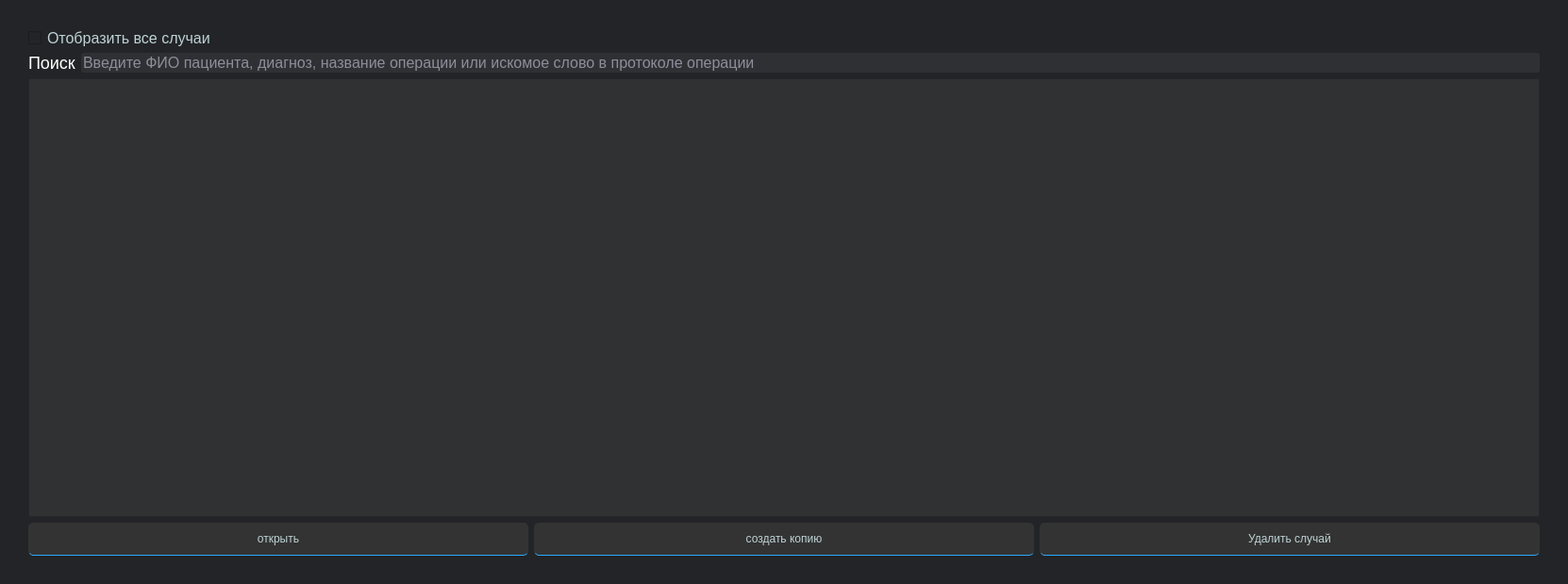
<?xml version="1.0" encoding="UTF-8"?>
<ui version="4.0">
 <class>SearchWindow</class>
 <widget class="QDialog" name="SearchWindow">
  <property name="geometry">
   <rect>
    <x>0</x>
    <y>0</y>
    <width>1662</width>
    <height>619</height>
   </rect>
  </property>
  <property name="windowTitle">
   <string>Dialog</string>
  </property>
  <property name="styleSheet">
   <string notr="true">QWidget {
	font-family: &quot;Noto Sans&quot;;
    background-color: rgb(35, 36, 39); /* Однотонный цвет фона */
    color: #d3d3d3; /* Светлый текст, но не белый */
}
QTabWidget {
    background-color: rgb(47, 48, 52);
    border: none; /* Убираем рамку */
    color: white; /* Белый текст для названий полей */
    padding: 10px;
}
QTableView {
    background-color: #2f3133; /* Цвет фона таблицы */
    color: #d3d3d3; /* Цвет текста */
    gridline-color: #444444; /* Цвет сетки */
}

/* Стиль для ячеек таблицы */
QTableView::item {
    background-color: #212224; /* Цвет фона ячеек */
    color: #d3d3d3; /* Цвет текста ячеек */
}

/* Стиль для выделенных ячеек */
QTableView::item:selected {
    background-color: #2baaff; /* Цвет фона выделенной ячейки */
    color: white; /* Цвет текста выделенной ячейки */
}

/* Стиль для заголовков таблицы */
QHeaderView {
    background-color: #333333; /* Цвет фона заголовков */
    color: white; /* Цвет текста заголовков */
    font-size: 18px; /* Размер шрифта заголовков */
    /*padding: 10px; /* Отступы для заголовков */
}

/* Стиль для заголовков столбцов */
QHeaderView::section {
    background-color: #333333; /* Цвет фона заголовков столбцов */
    color: white; /* Цвет текста заголовков столбцов */
   /* padding: 10px; /* Отступы для заголовков столбцов */
}

/* Стиль для заголовков строк */
QHeaderView::vertical {
    background-color: #333333; /* Цвет фона заголовков строк */
    color: white; /* Цвет текста заголовков строк */
}

/* Стиль для вкладок QTabWidget */
QTabBar::tab {
    background: rgb(35, 36, 39);
    color: #d3d3d3; /* Светлый текст */
    padding: 10px;
    border: none; /* Убираем рамку */
    font-size: 18px;
}

QTabBar::tab:selected { 
    color: white; /* Белый текст при выборе вкладки */ 
    border-bottom: 1px solid #2baaff;
} 

QTabBar::tab:hover {
    color: white; /* Белый текст при наведении */
}

QGroupBox {
    border: none; /* Без рамки */
    color: white; /* Белый текст для названий полей */
    padding: 10px;
}

/* Стиль для QLabel */
QLabel {
    color: white; /* Белый текст */
    background: none; /* Убираем градиент */
    font-size: 18px; /* Размер текста */
}

/* Общий стиль для всех полей ввода */
QComboBox, QLineEdit, QTextEdit, QDateTimeEdit, QDateEdit {
    background: rgb(47, 48, 52); /* Цвет заполнения без градиента */
    color: rgb(234, 235, 255); /* Светлый текст */
    border: none; /* Без рамок */
    border-radius: 3px; /* Скругленные углы */
    font-size: 16px; /* Размер текста */
}

/* Стиль для QCheckBox */
QCheckBox {
    color: rgb(190, 211, 214); /* Светлый текст */
    border: none; /* Без рамок */
    border-radius: 3px; /* Скругленные углы */
    font-size: 16px; /* Размер текста */
}

QCheckBox::indicator:checked {
	color: white; /* Белый текст */
    background: none; /* Убираем градиент */
    border: 2px solid #2baaff; /* Рамка для отмеченного индикатора */
}

/* Стиль для отключенных чекбоксов */
QCheckBox:disabled {
    color: #7f7f7f; /* Приглушенный цвет текста */
    opacity: 0.5; /* Уменьшенная непрозрачность для визуального эффекта */
}

/* Эффект фокуса для чекбоксов */


/* Нижняя рамка для полей ввода при фокусе */
QCheckBox:focus, QComboBox:focus, QLineEdit:focus, QTextEdit:focus, QDateTimeEdit:focus, QDateEdit:focus {
    border-bottom: 1px solid #2baaff; /* Цвет нижней рамки при фокусе */
}

QCheckBox:checked {
    border-bottom: 1px solid #2baaff; /* Рамка при отмеченном состоянии */
}

/* Стиль для QPushButton */
QPushButton {
    background-color: #333333; /* Цвет кнопки */
    color: rgb(190, 211, 214); /* Светлый текст */
    border: none; /* Без рамок */
    padding: 10px;
    border-radius: 5px;
    border-bottom: 1px solid #2baaff;
}

QPushButton:hover {
    background: qlineargradient(x1: 0, y1: 0, x2: 1, y2: 1, stop: 0 #444444, stop: 1 #3b3b3b); /* Светлее при наведении */
}

QPushButton:pressed {
    border: 2px solid #2baaff; /* Рамка при нажатии */
}

/* Эффект фокуса для кнопок */
QPushButton:focus {
    outline: none; /* Убираем стандартный фокус */
    border: 2px solid #2baaff; /* Рамка при фокусе */
}</string>
  </property>
  <layout class="QGridLayout" name="gridLayout_2">
   <item row="0" column="0">
    <widget class="QGroupBox" name="groupBox">
     <property name="title">
      <string/>
     </property>
     <layout class="QGridLayout" name="gridLayout">
      <item row="3" column="0">
       <widget class="QTableView" name="tableView"/>
      </item>
      <item row="2" column="0">
       <layout class="QHBoxLayout" name="horizontalLayout">
        <item>
         <widget class="QLabel" name="label">
          <property name="text">
           <string>Поиск</string>
          </property>
         </widget>
        </item>
        <item>
         <widget class="QLineEdit" name="SearchLine">
          <property name="placeholderText">
           <string>Введите ФИО пациента, диагноз, название операции или искомое слово в протоколе операции</string>
          </property>
         </widget>
        </item>
       </layout>
      </item>
      <item row="4" column="0">
       <layout class="QHBoxLayout" name="horizontalLayout_2">
        <item>
         <widget class="QPushButton" name="OpenCase">
          <property name="text">
           <string>открыть</string>
          </property>
         </widget>
        </item>
        <item>
         <widget class="QPushButton" name="MakeCopyCase">
          <property name="text">
           <string>создать копию</string>
          </property>
         </widget>
        </item>
        <item>
         <widget class="QPushButton" name="DeleteCaseButton">
          <property name="text">
           <string>Удалить случай</string>
          </property>
         </widget>
        </item>
       </layout>
      </item>
      <item row="1" column="0">
       <widget class="QCheckBox" name="ShowAll">
        <property name="text">
         <string>Отобразить все случаи</string>
        </property>
       </widget>
      </item>
     </layout>
    </widget>
   </item>
  </layout>
 </widget>
 <tabstops>
  <tabstop>SearchLine</tabstop>
  <tabstop>tableView</tabstop>
  <tabstop>OpenCase</tabstop>
  <tabstop>MakeCopyCase</tabstop>
  <tabstop>DeleteCaseButton</tabstop>
 </tabstops>
 <resources/>
 <connections/>
</ui>
